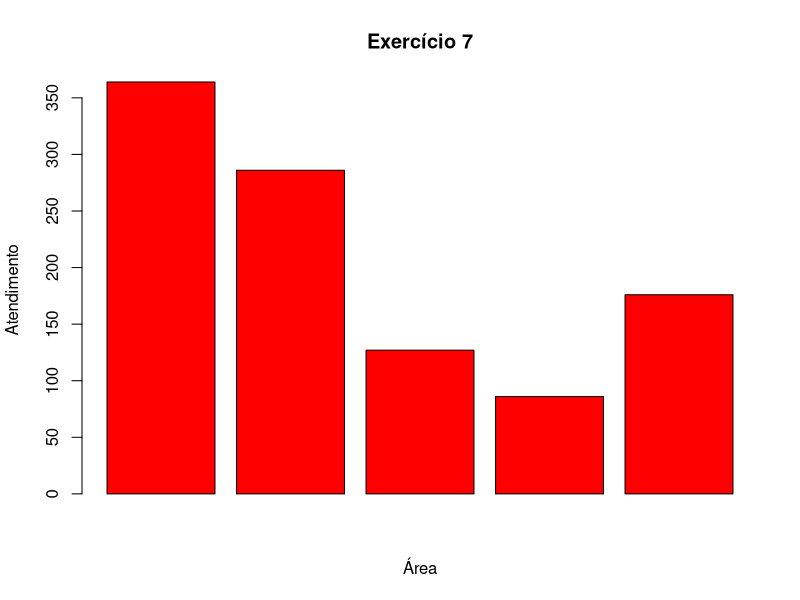

Generate this figure with R:
adsData <- read.csv("dados/exercicio7.csv")
dir.create('graphics/Exercicio7')

png(filename = "graphics/Exercicio7/exercicio7-barras.png", width = 480, height = 480)
barplot(adsData$Atendimento, names.arg = adsData$Ã.reas, xlab = "Área", ylab = "Atendimento", main = "Exercício 7", col = "red")
dev.off()
